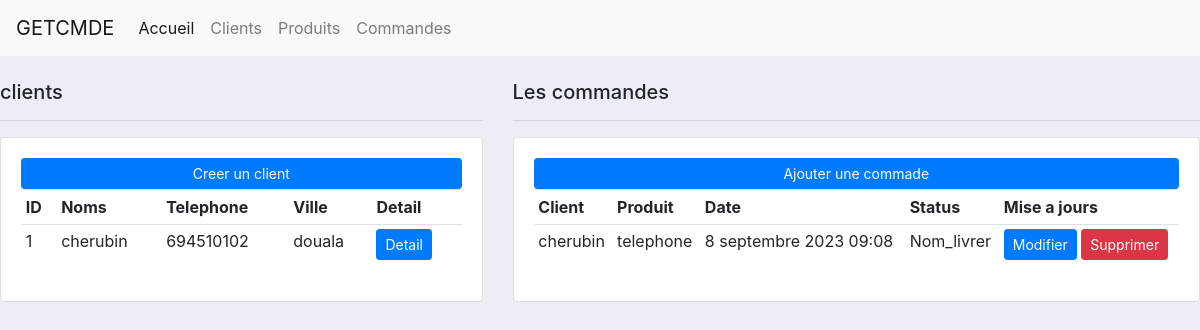
Before: / with the older database file.
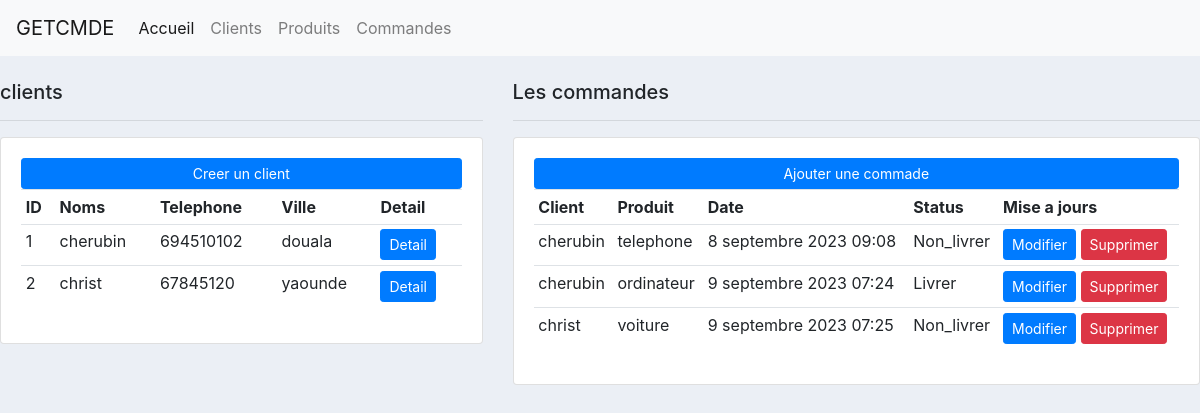
After: the same page with the newer database file.
### app_client/models.py (models this page shows)
class Client(models.Model):
    noms = models.CharField(max_length=100)
    telephone = models.CharField(max_length=100)
    ville = models.CharField(max_length=100, null=True)
    def __str__(self):
        return self.noms

### app_cmde/models.py (models this page shows, shortened)
class Commande(models.Model):
    STATUT_CHOICE = (
        ('Livrer', 'Livrer'),
        ('Non_livrer', 'Non_livrer'),
    )
    client = models.ForeignKey(Client, on_delete=models.CASCADE)
    produit = models.ForeignKey(Produit,on_delete=models.CASCADE)
    quantite = models.IntegerField(default=0)
    paye = models.BooleanField(default=False)
    status = models.CharField(max_length=100,choices=STATUT_CHOICE)
    date_cmde = models.DateTimeField(auto_now_add=True)

### app_produit/models.py (models this page shows, shortened)
class Produit(models.Model):
    code = models.CharField(max_length=100, blank=True)
    nom = models.CharField(max_length=100)
    stock = models.IntegerField(default=0)
    prix = models.FloatField()
    tag = models.ManyToManyField(Tag)
    def __str__(self):
        return self.nom

### app_produit/views.py (the view)
# urls.py: path('',views.accueil,name='accueil'),
def accueil(request):
    client = Client.objects.all()
    commande = Commande.objects.all()
    context = {
        'client':client,
        'commande':commande
    }
    return render(request,'app_produit/accueil.html',context)

### templates/app_produit/accueil.html (shortened to what this page needs)
{% extends 'main/base.html' %}
{% load static %}
{% block content %}
<br>
<div class="row">
    <div class="col-md-5">
        <h5>clients</h5>
        <hr>
        <div class="card card-body">
            <a href="" class="btn btn-primary btn-sm btn-block">Creer un client</a>
            <table class="table table-sm">
                <tr>
                    <th>ID</th>
                    <th>Noms</th>
                    <th>Telephone</th>
                    <th>Ville</th>
                    <th>Detail</th>
                </tr>
                {% for cl in client %}
                <tr>
                    <td>{{cl.id}}</td>
                    <td>{{cl.noms}}</td>
                    <td>{{cl.telephone}}</td>
                    <td>{{cl.ville}}</td>
                    <td><a href="{% url 'detail-client' cl.id %}" class="btn btn-primary btn-sm">Detail</a></td>
                </tr>
                {% endfor %}
            </table>
        </div>
    </div>
    <div class="col-md-7">
        <h5>Les commandes</h5>
        <hr>
        <div class="card card-body">
            <a href="" class="btn btn-primary btn-block btn-sm">Ajouter une commade</a>
            <table class="table table-sm">
                <tr>
                    <th>Client</th>
                    <th>Produit</th>
                    <th>Date</th>
                    <th>Status</th>
                    <th>Mise a jours</th>
                </tr>
                {% for cmd in commande %}
                <tr>
                    <td>{{cmd.client}}</td>
                    <td>{{cmd.produit}}</td>
                    <td>{{cmd.date_cmde}}</td>
                    <td>{{cmd.status}}</td>
                    <td><a href="" class="btn btn-primary btn-sm">Modifier</a> <a href="" class="btn btn-danger btn-sm">Supprimer</a></td>
                </tr>
                {% endfor %}
            </table>
        </div>
    </div>
</div>
{% endblock %}

### templates/main/base.html (shortened to what this page needs)
{% load static %}
<!doctype html>
<html lang="en">
  <head>
    <link rel="stylesheet" href="https://cdn.jsdelivr.net/npm/bootstrap@4.6.2/dist/css/bootstrap.min.css">
    <link rel="stylesheet" type="text/css" href="{% static 'css/styles.css' %}">
  </head>
  <body>
    <nav class="navbar navbar-expand-lg navbar-light bg-light">
        <a class="navbar-brand" href="#">GETCMDE</a>
        <div class="collapse navbar-collapse" id="navbarNav">
          <ul class="navbar-nav">
            <li class="nav-item active">
              <a class="nav-link" href="{% url 'accueil' %}">Accueil <span class="sr-only">(current)</span></a>
            </li>
            <li class="nav-item">
              <a class="nav-link" href="{% url 'list-client' %}">Clients</a>
            </li>
            <li class="nav-item">
              <a class="nav-link" href="{% url 'list-produit' %}">Produits</a>
            </li>
            <li class="nav-item">
                <a class="nav-link" href="{% url 'list-cmde' %}">Commandes</a>
              </li>
          </ul>
        </div>
      </nav>
    {% block content %}
    {% endblock %}
  </body>
</html>

### static/css/styles.css (style rules this page uses)
body { background-color: #ebeff5; }

### templates/main/base.html (style rules this page uses)
body { background-color: #ebeff5; }

Changed rows visible on the page:
added Client: id "2", noms "christ", telephone "67845120", ville "yaounde"
changed Commande "8 septembre 2023 09:08": status "Nom_livrer" → "Non_livrer"
added Commande: client "cherubin", produit "ordinateur", date_cmde "9 septembre 2023 07:24", status "Livrer"
added Commande: client "christ", produit "voiture", date_cmde "9 septembre 2023 07:25", status "Non_livrer"
